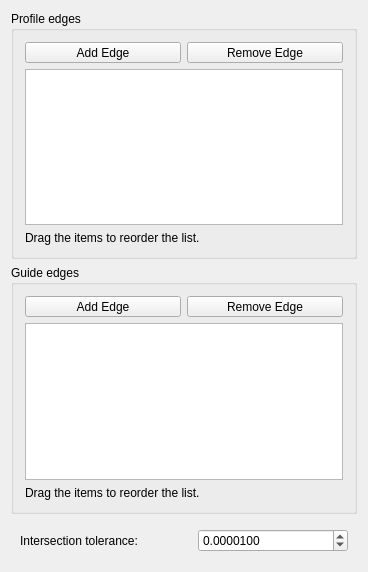
<?xml version="1.0" encoding="UTF-8"?>
<ui version="4.0">
 <class>SurfaceGui::TaskGordonSurface</class>
 <widget class="QWidget" name="SurfaceGui::TaskGordonSurface">
  <property name="geometry">
   <rect>
    <x>0</x>
    <y>0</y>
    <width>368</width>
    <height>572</height>
   </rect>
  </property>
  <property name="sizePolicy">
   <sizepolicy hsizetype="Ignored" vsizetype="Preferred">
    <horstretch>0</horstretch>
    <verstretch>0</verstretch>
   </sizepolicy>
  </property>
  <property name="windowTitle">
   <string>Gordon surface</string>
  </property>
  <layout class="QGridLayout" name="gridLayout_2">
   <item row="6" column="0">
    <layout class="QHBoxLayout" name="horizontalLayout_2" stretch="0,0">
     <property name="sizeConstraint">
      <enum>QLayout::SetDefaultConstraint</enum>
     </property>
     <property name="leftMargin">
      <number>9</number>
     </property>
     <property name="topMargin">
      <number>9</number>
     </property>
     <property name="rightMargin">
      <number>9</number>
     </property>
     <property name="bottomMargin">
      <number>9</number>
     </property>
     <item>
      <widget class="QLabel" name="label">
       <property name="sizePolicy">
        <sizepolicy hsizetype="Minimum" vsizetype="Preferred">
         <horstretch>0</horstretch>
         <verstretch>0</verstretch>
        </sizepolicy>
       </property>
       <property name="text">
        <string>Intersection tolerance:</string>
       </property>
       <property name="margin">
        <number>1</number>
       </property>
      </widget>
     </item>
     <item>
      <widget class="QDoubleSpinBox" name="toleranceSpinBox">
       <property name="sizePolicy">
        <sizepolicy hsizetype="Maximum" vsizetype="Preferred">
         <horstretch>0</horstretch>
         <verstretch>0</verstretch>
        </sizepolicy>
       </property>
       <property name="minimumSize">
        <size>
         <width>150</width>
         <height>0</height>
        </size>
       </property>
       <property name="toolTip">
        <string>Tolerance value at which curves considered intersecting.</string>
       </property>
       <property name="decimals">
        <number>7</number>
       </property>
       <property name="singleStep">
        <double>0.000001000000000</double>
       </property>
       <property name="stepType">
        <enum>QAbstractSpinBox::AdaptiveDecimalStepType</enum>
       </property>
       <property name="value">
        <double>0.000010000000000</double>
       </property>
      </widget>
     </item>
    </layout>
   </item>
   <item row="1" column="0">
    <widget class="QGroupBox" name="groupBox">
     <property name="toolTip">
      <string>Add the profile edges.</string>
     </property>
     <property name="title">
      <string>Profile edges</string>
     </property>
     <layout class="QGridLayout" name="gridLayout">
      <item row="1" column="0" colspan="2">
       <widget class="QListWidget" name="listProfiles">
        <property name="toolTip">
         <string>Drag the items to reorder the list</string>
        </property>
        <property name="editTriggers">
         <set>QAbstractItemView::NoEditTriggers</set>
        </property>
        <property name="dragDropMode">
         <enum>QAbstractItemView::InternalMove</enum>
        </property>
       </widget>
      </item>
      <item row="0" column="0" colspan="2">
       <layout class="QHBoxLayout" name="horizontalLayout">
        <item>
         <widget class="QToolButton" name="buttonProfileAdd">
          <property name="enabled">
           <bool>true</bool>
          </property>
          <property name="sizePolicy">
           <sizepolicy hsizetype="Expanding" vsizetype="Fixed">
            <horstretch>0</horstretch>
            <verstretch>0</verstretch>
           </sizepolicy>
          </property>
          <property name="text">
           <string>Add Edge</string>
          </property>
          <property name="checkable">
           <bool>true</bool>
          </property>
          <property name="checked">
           <bool>false</bool>
          </property>
         </widget>
        </item>
        <item>
         <widget class="QToolButton" name="buttonProfileRemove">
          <property name="sizePolicy">
           <sizepolicy hsizetype="Expanding" vsizetype="Fixed">
            <horstretch>0</horstretch>
            <verstretch>0</verstretch>
           </sizepolicy>
          </property>
          <property name="text">
           <string>Remove Edge</string>
          </property>
          <property name="checkable">
           <bool>true</bool>
          </property>
         </widget>
        </item>
       </layout>
      </item>
      <item row="2" column="0" colspan="2">
       <widget class="QLabel" name="label_3">
        <property name="sizePolicy">
         <sizepolicy hsizetype="Preferred" vsizetype="Preferred">
          <horstretch>0</horstretch>
          <verstretch>0</verstretch>
         </sizepolicy>
        </property>
        <property name="text">
         <string>Drag the items to reorder the list.</string>
        </property>
       </widget>
      </item>
     </layout>
    </widget>
   </item>
   <item row="2" column="0">
    <widget class="QGroupBox" name="groupBox1">
     <property name="toolTip">
      <string>Add the profile edges.</string>
     </property>
     <property name="title">
      <string>Guide edges</string>
     </property>
     <layout class="QGridLayout" name="gridLayout_3">
      <item row="1" column="0" colspan="2">
       <widget class="QListWidget" name="listGuides">
        <property name="toolTip">
         <string>Drag the items to reorder the list</string>
        </property>
        <property name="editTriggers">
         <set>QAbstractItemView::NoEditTriggers</set>
        </property>
        <property name="dragDropMode">
         <enum>QAbstractItemView::InternalMove</enum>
        </property>
       </widget>
      </item>
      <item row="0" column="0" colspan="2">
       <layout class="QHBoxLayout" name="horizontalLayout_1">
        <item>
         <widget class="QToolButton" name="buttonGuideAdd">
          <property name="enabled">
           <bool>true</bool>
          </property>
          <property name="sizePolicy">
           <sizepolicy hsizetype="Expanding" vsizetype="Fixed">
            <horstretch>0</horstretch>
            <verstretch>0</verstretch>
           </sizepolicy>
          </property>
          <property name="text">
           <string>Add Edge</string>
          </property>
          <property name="checkable">
           <bool>true</bool>
          </property>
          <property name="checked">
           <bool>false</bool>
          </property>
         </widget>
        </item>
        <item>
         <widget class="QToolButton" name="buttonGuideRemove">
          <property name="sizePolicy">
           <sizepolicy hsizetype="Expanding" vsizetype="Fixed">
            <horstretch>0</horstretch>
            <verstretch>0</verstretch>
           </sizepolicy>
          </property>
          <property name="text">
           <string>Remove Edge</string>
          </property>
          <property name="checkable">
           <bool>true</bool>
          </property>
         </widget>
        </item>
       </layout>
      </item>
      <item row="2" column="0" colspan="2">
       <widget class="QLabel" name="label_4">
        <property name="sizePolicy">
         <sizepolicy hsizetype="Preferred" vsizetype="Preferred">
          <horstretch>0</horstretch>
          <verstretch>0</verstretch>
         </sizepolicy>
        </property>
        <property name="text">
         <string>Drag the items to reorder the list.</string>
        </property>
       </widget>
      </item>
     </layout>
    </widget>
   </item>
  </layout>
 </widget>
 <layoutdefault spacing="6" margin="11"/>
 <resources/>
 <connections/>
</ui>
